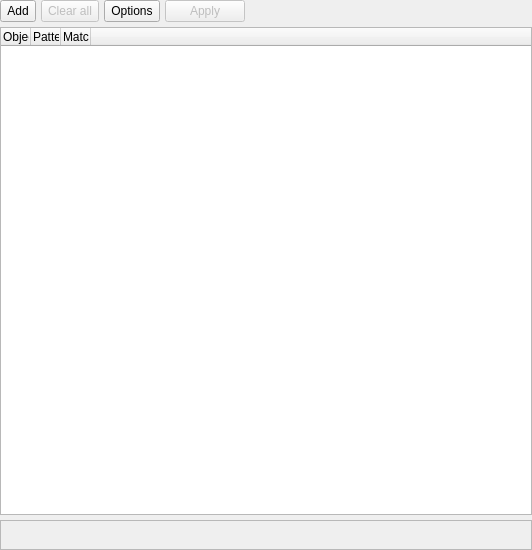
<?xml version="1.0" encoding="UTF-8"?>
<ui version="4.0">
 <class>ObjectsFilterWidget</class>
 <widget class="QWidget" name="ObjectsFilterWidget">
  <property name="geometry">
   <rect>
    <x>0</x>
    <y>0</y>
    <width>532</width>
    <height>550</height>
   </rect>
  </property>
  <property name="sizePolicy">
   <sizepolicy hsizetype="Preferred" vsizetype="Expanding">
    <horstretch>0</horstretch>
    <verstretch>0</verstretch>
   </sizepolicy>
  </property>
  <property name="windowTitle">
   <string>Form</string>
  </property>
  <layout class="QVBoxLayout" name="verticalLayout">
   <property name="spacing">
    <number>5</number>
   </property>
   <property name="leftMargin">
    <number>0</number>
   </property>
   <property name="topMargin">
    <number>0</number>
   </property>
   <property name="rightMargin">
    <number>0</number>
   </property>
   <property name="bottomMargin">
    <number>0</number>
   </property>
   <item>
    <layout class="QHBoxLayout" name="horizontalLayout_2">
     <property name="spacing">
      <number>5</number>
     </property>
     <item>
      <widget class="QToolButton" name="add_tb">
       <property name="sizePolicy">
        <sizepolicy hsizetype="Preferred" vsizetype="Preferred">
         <horstretch>0</horstretch>
         <verstretch>0</verstretch>
        </sizepolicy>
       </property>
       <property name="toolTip">
        <string>Add a new filter</string>
       </property>
       <property name="text">
        <string>Add</string>
       </property>
       <property name="icon">
        <iconset resource="../../res/resources.qrc">
         <normaloff>:/icons/icons/addfilter.png</normaloff>:/icons/icons/addfilter.png</iconset>
       </property>
       <property name="iconSize">
        <size>
         <width>25</width>
         <height>25</height>
        </size>
       </property>
       <property name="shortcut">
        <string>Ins</string>
       </property>
       <property name="toolButtonStyle">
        <enum>Qt::ToolButtonStyle::ToolButtonTextBesideIcon</enum>
       </property>
      </widget>
     </item>
     <item>
      <widget class="QToolButton" name="clear_all_tb">
       <property name="enabled">
        <bool>false</bool>
       </property>
       <property name="sizePolicy">
        <sizepolicy hsizetype="Preferred" vsizetype="Preferred">
         <horstretch>0</horstretch>
         <verstretch>0</verstretch>
        </sizepolicy>
       </property>
       <property name="toolTip">
        <string>Clear all the configured filters</string>
       </property>
       <property name="text">
        <string>Clear all</string>
       </property>
       <property name="icon">
        <iconset resource="../../res/resources.qrc">
         <normaloff>:/icons/icons/delcascade.png</normaloff>:/icons/icons/delcascade.png</iconset>
       </property>
       <property name="iconSize">
        <size>
         <width>25</width>
         <height>25</height>
        </size>
       </property>
       <property name="shortcut">
        <string>Shift+Del</string>
       </property>
       <property name="toolButtonStyle">
        <enum>Qt::ToolButtonStyle::ToolButtonTextBesideIcon</enum>
       </property>
      </widget>
     </item>
     <item>
      <widget class="QToolButton" name="options_tb">
       <property name="enabled">
        <bool>true</bool>
       </property>
       <property name="sizePolicy">
        <sizepolicy hsizetype="Preferred" vsizetype="Preferred">
         <horstretch>0</horstretch>
         <verstretch>0</verstretch>
        </sizepolicy>
       </property>
       <property name="text">
        <string>Options</string>
       </property>
       <property name="icon">
        <iconset resource="../../res/resources.qrc">
         <normaloff>:/icons/icons/config.png</normaloff>:/icons/icons/config.png</iconset>
       </property>
       <property name="iconSize">
        <size>
         <width>25</width>
         <height>25</height>
        </size>
       </property>
       <property name="popupMode">
        <enum>QToolButton::ToolButtonPopupMode::InstantPopup</enum>
       </property>
       <property name="toolButtonStyle">
        <enum>Qt::ToolButtonStyle::ToolButtonTextBesideIcon</enum>
       </property>
      </widget>
     </item>
     <item>
      <widget class="QPushButton" name="apply_tb">
       <property name="enabled">
        <bool>false</bool>
       </property>
       <property name="sizePolicy">
        <sizepolicy hsizetype="Preferred" vsizetype="Preferred">
         <horstretch>0</horstretch>
         <verstretch>0</verstretch>
        </sizepolicy>
       </property>
       <property name="toolTip">
        <string>Apply configured filter(s)</string>
       </property>
       <property name="text">
        <string>Apply</string>
       </property>
       <property name="icon">
        <iconset resource="../../res/resources.qrc">
         <normaloff>:/icons/icons/confirm.png</normaloff>:/icons/icons/confirm.png</iconset>
       </property>
       <property name="iconSize">
        <size>
         <width>25</width>
         <height>25</height>
        </size>
       </property>
       <property name="shortcut">
        <string>F5</string>
       </property>
      </widget>
     </item>
     <item>
      <spacer name="horizontalSpacer_3">
       <property name="orientation">
        <enum>Qt::Orientation::Horizontal</enum>
       </property>
       <property name="sizeHint" stdset="0">
        <size>
         <width>40</width>
         <height>20</height>
        </size>
       </property>
      </spacer>
     </item>
    </layout>
   </item>
   <item>
    <widget class="QTableWidget" name="filters_tbw">
     <property name="enabled">
      <bool>true</bool>
     </property>
     <property name="sizePolicy">
      <sizepolicy hsizetype="Preferred" vsizetype="Expanding">
       <horstretch>0</horstretch>
       <verstretch>0</verstretch>
      </sizepolicy>
     </property>
     <property name="sizeAdjustPolicy">
      <enum>QAbstractScrollArea::SizeAdjustPolicy::AdjustToContents</enum>
     </property>
     <property name="editTriggers">
      <set>QAbstractItemView::EditTrigger::AnyKeyPressed|QAbstractItemView::EditTrigger::DoubleClicked</set>
     </property>
     <property name="alternatingRowColors">
      <bool>true</bool>
     </property>
     <property name="selectionMode">
      <enum>QAbstractItemView::SelectionMode::ExtendedSelection</enum>
     </property>
     <property name="selectionBehavior">
      <enum>QAbstractItemView::SelectionBehavior::SelectItems</enum>
     </property>
     <property name="iconSize">
      <size>
       <width>22</width>
       <height>22</height>
      </size>
     </property>
     <property name="gridStyle">
      <enum>Qt::PenStyle::SolidLine</enum>
     </property>
     <property name="sortingEnabled">
      <bool>false</bool>
     </property>
     <attribute name="horizontalHeaderCascadingSectionResizes">
      <bool>true</bool>
     </attribute>
     <attribute name="horizontalHeaderMinimumSectionSize">
      <number>30</number>
     </attribute>
     <attribute name="horizontalHeaderDefaultSectionSize">
      <number>30</number>
     </attribute>
     <attribute name="horizontalHeaderShowSortIndicator" stdset="0">
      <bool>false</bool>
     </attribute>
     <attribute name="horizontalHeaderStretchLastSection">
      <bool>true</bool>
     </attribute>
     <attribute name="verticalHeaderVisible">
      <bool>false</bool>
     </attribute>
     <attribute name="verticalHeaderCascadingSectionResizes">
      <bool>false</bool>
     </attribute>
     <attribute name="verticalHeaderMinimumSectionSize">
      <number>30</number>
     </attribute>
     <attribute name="verticalHeaderDefaultSectionSize">
      <number>30</number>
     </attribute>
     <attribute name="verticalHeaderHighlightSections">
      <bool>false</bool>
     </attribute>
     <attribute name="verticalHeaderShowSortIndicator" stdset="0">
      <bool>false</bool>
     </attribute>
     <attribute name="verticalHeaderStretchLastSection">
      <bool>false</bool>
     </attribute>
     <column>
      <property name="text">
       <string>Object</string>
      </property>
      <property name="textAlignment">
       <set>AlignLeading|AlignVCenter</set>
      </property>
      <property name="icon">
       <iconset resource="../../res/resources.qrc">
        <normaloff>:/icons/icons/table.png</normaloff>:/icons/icons/table.png</iconset>
      </property>
     </column>
     <column>
      <property name="text">
       <string>Pattern</string>
      </property>
      <property name="textAlignment">
       <set>AlignLeading|AlignVCenter</set>
      </property>
      <property name="icon">
       <iconset resource="../../res/resources.qrc">
        <normaloff>:/icons/icons/textbox.png</normaloff>:/icons/icons/textbox.png</iconset>
      </property>
     </column>
     <column>
      <property name="text">
       <string>Matching</string>
      </property>
      <property name="textAlignment">
       <set>AlignLeading|AlignVCenter</set>
      </property>
      <property name="icon">
       <iconset resource="../../res/resources.qrc">
        <normaloff>:/icons/icons/filter.png</normaloff>:/icons/icons/filter.png</iconset>
      </property>
     </column>
     <column>
      <property name="text">
       <string/>
      </property>
     </column>
    </widget>
   </item>
   <item>
    <widget class="QFrame" name="hint_frm">
     <property name="sizePolicy">
      <sizepolicy hsizetype="Preferred" vsizetype="Fixed">
       <horstretch>0</horstretch>
       <verstretch>0</verstretch>
      </sizepolicy>
     </property>
     <property name="minimumSize">
      <size>
       <width>0</width>
       <height>30</height>
      </size>
     </property>
     <property name="frameShape">
      <enum>QFrame::Shape::StyledPanel</enum>
     </property>
     <property name="frameShadow">
      <enum>QFrame::Shadow::Raised</enum>
     </property>
     <layout class="QGridLayout" name="gridLayout_5">
      <property name="leftMargin">
       <number>5</number>
      </property>
      <property name="topMargin">
       <number>5</number>
      </property>
      <property name="rightMargin">
       <number>5</number>
      </property>
      <property name="bottomMargin">
       <number>5</number>
      </property>
      <property name="spacing">
       <number>5</number>
      </property>
      <item row="0" column="0">
       <widget class="QLabel" name="icon_lbl">
        <property name="maximumSize">
         <size>
          <width>25</width>
          <height>25</height>
         </size>
        </property>
        <property name="text">
         <string/>
        </property>
        <property name="textFormat">
         <enum>Qt::TextFormat::AutoText</enum>
        </property>
        <property name="pixmap">
         <pixmap resource="../../res/resources.qrc">:/icons/icons/info.png</pixmap>
        </property>
        <property name="scaledContents">
         <bool>true</bool>
        </property>
       </widget>
      </item>
      <item row="0" column="1">
       <widget class="QLabel" name="hint_lbl">
        <property name="sizePolicy">
         <sizepolicy hsizetype="Preferred" vsizetype="Preferred">
          <horstretch>0</horstretch>
          <verstretch>0</verstretch>
         </sizepolicy>
        </property>
        <property name="font">
         <font>
          <bold>false</bold>
          <underline>false</underline>
          <strikeout>false</strikeout>
          <kerning>true</kerning>
         </font>
        </property>
        <property name="text">
         <string/>
        </property>
        <property name="wordWrap">
         <bool>true</bool>
        </property>
       </widget>
      </item>
     </layout>
    </widget>
   </item>
  </layout>
 </widget>
 <tabstops>
  <tabstop>add_tb</tabstop>
  <tabstop>clear_all_tb</tabstop>
  <tabstop>options_tb</tabstop>
  <tabstop>apply_tb</tabstop>
  <tabstop>filters_tbw</tabstop>
 </tabstops>
 <resources>
  <include location="../../res/resources.qrc"/>
 </resources>
 <connections/>
</ui>
